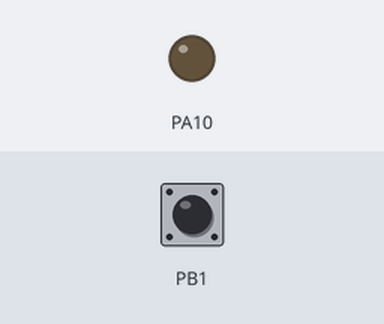
The sketch below on a simulated STM32 Blue Pill. On the bench: output pins drawn as LEDs (lit = HIGH). Inputs (shaded band) come from the test bench; at power-on: PB1 HIGH.

Above: at 2.2 s.
2.3 s: PB1 pulled LOW for 2.9 s
At 4.3 s:
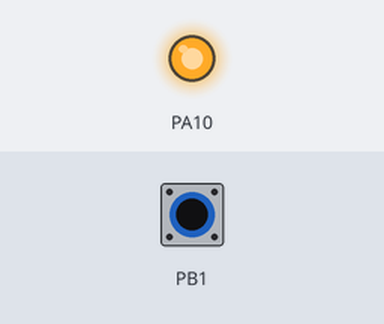
Timing chart, 0 to 8.5 s (numbered marks = the images above; inputs shaded):
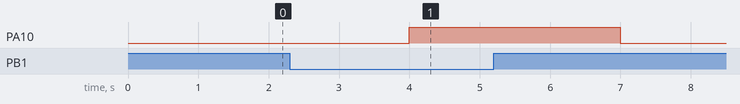

Measured:
- after the input at 2.3 s, PA10: LOW → HIGH after 1.7 s, → LOW 3.0 s later

The sketch:

SWDJTAG.ino
```cpp
// CHECK THIS VIDEO TO LEARN HOW TO FLASH THE FIRMWARE TO STM32F103C8T6 : https://www.youtube.com/watch?v=L670v-Oghs4
// ALSO MAKE SURE TO DISABLE OPTIMIZATION ON COMPILER BEFORE UPLOADING

volatile int enable_send = 0;
volatile String password = "TS{JT@G+P@55W0RD}";

void setup(){
  Serial.begin(9600);
  pinMode(PA10,OUTPUT);
  pinMode(PB1, INPUT_PULLUP);
  delay(500);
  enable_send = digitalRead(PB1);
  delay(500);
}

void loop(){
  enable_send = digitalRead(PB1);
  if(!enable_send){
    digitalWrite(PA10,HIGH);
  }
  delay(3000);
  digitalWrite(PA10,LOW);
}
```
